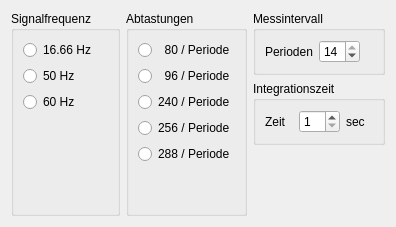
       <widget class="QWidget" name="TabPage">
        <property name="sizePolicy">
         <sizepolicy hsizetype="Maximum" vsizetype="Maximum">
          <horstretch>0</horstretch>
          <verstretch>0</verstretch>
         </sizepolicy>
        </property>
        <attribute name="title">
         <string>Messung</string>
        </attribute>
        <layout class="QHBoxLayout" name="horizontalLayout_23">
         <property name="sizeConstraint">
          <enum>QLayout::SizeConstraint::SetDefaultConstraint</enum>
         </property>
         <item>
          <layout class="QHBoxLayout" name="horizontalLayout_22">
           <item>
            <widget class="QGroupBox" name="FreqButtonGroup">
             <property name="sizePolicy">
              <sizepolicy hsizetype="Minimum" vsizetype="Minimum">
               <horstretch>0</horstretch>
               <verstretch>0</verstretch>
              </sizepolicy>
             </property>
             <property name="font">
              <font/>
             </property>
             <property name="title">
              <string>Signalfrequenz</string>
             </property>
             <layout class="QVBoxLayout" name="verticalLayout_8">
              <item>
               <widget class="QRadioButton" name="F16RadioButton">
                <property name="sizePolicy">
                 <sizepolicy hsizetype="Minimum" vsizetype="Minimum">
                  <horstretch>0</horstretch>
                  <verstretch>0</verstretch>
                 </sizepolicy>
                </property>
                <property name="font">
                 <font/>
                </property>
                <property name="text">
                 <string>16.66 Hz</string>
                </property>
               </widget>
              </item>
              <item>
               <widget class="QRadioButton" name="F50RadioButton">
                <property name="sizePolicy">
                 <sizepolicy hsizetype="Minimum" vsizetype="Minimum">
                  <horstretch>0</horstretch>
                  <verstretch>0</verstretch>
                 </sizepolicy>
                </property>
                <property name="font">
                 <font/>
                </property>
                <property name="text">
                 <string>50 Hz</string>
                </property>
               </widget>
              </item>
              <item>
               <widget class="QRadioButton" name="F60RadioButton">
                <property name="sizePolicy">
                 <sizepolicy hsizetype="Minimum" vsizetype="Minimum">
                  <horstretch>0</horstretch>
                  <verstretch>0</verstretch>
                 </sizepolicy>
                </property>
                <property name="font">
                 <font/>
                </property>
                <property name="text">
                 <string>60 Hz</string>
                </property>
               </widget>
              </item>
              <item>
               <spacer name="verticalSpacer_6">
                <property name="orientation">
                 <enum>Qt::Orientation::Vertical</enum>
                </property>
                <property name="sizeHint" stdset="0">
                 <size>
                  <width>20</width>
                  <height>43</height>
                 </size>
                </property>
               </spacer>
              </item>
             </layout>
            </widget>
           </item>
           <item>
            <widget class="QGroupBox" name="SPeriodeButtonGroup">
             <property name="title">
              <string>Abtastungen</string>
             </property>
             <layout class="QVBoxLayout" name="verticalLayout_4">
              <item>
               <widget class="QRadioButton" name="S80RadioButton">
                <property name="text">
                 <string>  80 / Periode</string>
                </property>
               </widget>
              </item>
              <item>
               <widget class="QRadioButton" name="S96RadioButton">
                <property name="text">
                 <string>  96 / Periode</string>
                </property>
               </widget>
              </item>
              <item>
               <widget class="QRadioButton" name="S240RadioButton">
                <property name="text">
                 <string>240 / Periode</string>
                </property>
               </widget>
              </item>
              <item>
               <widget class="QRadioButton" name="S256RadioButton">
                <property name="text">
                 <string>256 / Periode</string>
                </property>
               </widget>
              </item>
              <item>
               <widget class="QRadioButton" name="S288RadioButton">
                <property name="text">
                 <string>288 / Periode</string>
                </property>
               </widget>
              </item>
              <item>
               <spacer name="verticalSpacer_2">
                <property name="orientation">
                 <enum>Qt::Orientation::Vertical</enum>
                </property>
                <property name="sizeHint" stdset="0">
                 <size>
                  <width>20</width>
                  <height>40</height>
                 </size>
                </property>
               </spacer>
              </item>
             </layout>
            </widget>
           </item>
          </layout>
         </item>
         <item>
          <layout class="QVBoxLayout" name="verticalLayout_9">
           <item>
            <widget class="QGroupBox" name="CmpIntervallGroupBox">
             <property name="sizePolicy">
              <sizepolicy hsizetype="Minimum" vsizetype="Minimum">
               <horstretch>0</horstretch>
               <verstretch>0</verstretch>
              </sizepolicy>
             </property>
             <property name="font">
              <font/>
             </property>
             <property name="title">
              <string>Messintervall</string>
             </property>
             <layout class="QHBoxLayout">
              <item>
               <widget class="QLabel" name="CmpIntervallLabel">
                <property name="sizePolicy">
                 <sizepolicy hsizetype="Minimum" vsizetype="Minimum">
                  <horstretch>0</horstretch>
                  <verstretch>0</verstretch>
                 </sizepolicy>
                </property>
                <property name="font">
                 <font/>
                </property>
                <property name="text">
                 <string>Perioden</string>
                </property>
                <property name="wordWrap">
                 <bool>false</bool>
                </property>
               </widget>
              </item>
              <item>
               <widget class="QSpinBox" name="CmpIntervallSpinBox">
                <property name="sizePolicy">
                 <sizepolicy hsizetype="Minimum" vsizetype="Minimum">
                  <horstretch>0</horstretch>
                  <verstretch>0</verstretch>
                 </sizepolicy>
                </property>
                <property name="minimum">
                 <number>1</number>
                </property>
                <property name="maximum">
                 <number>14</number>
                </property>
                <property name="value">
                 <number>14</number>
                </property>
               </widget>
              </item>
              <item>
               <widget class="QLabel" name="label_4">
                <property name="text">
                 <string/>
                </property>
               </widget>
              </item>
             </layout>
            </widget>
           </item>
           <item>
            <widget class="QGroupBox" name="TIntegrationGroupBox">
             <property name="title">
              <string>Integrationszeit</string>
             </property>
             <layout class="QHBoxLayout" name="horizontalLayout_7">
              <item>
               <widget class="QLabel" name="TIntegrationLabel">
                <property name="text">
                 <string>Zeit</string>
                </property>
                <property name="wordWrap">
                 <bool>false</bool>
                </property>
               </widget>
              </item>
              <item>
               <widget class="QSpinBox" name="TIntegrationSpinBox">
                <property name="minimum">
                 <number>1</number>
                </property>
                <property name="maximum">
                 <number>20</number>
                </property>
                <property name="singleStep">
                 <number>1</number>
                </property>
               </widget>
              </item>
              <item>
               <widget class="QLabel" name="label_5">
                <property name="text">
                 <string>sec</string>
                </property>
               </widget>
              </item>
             </layout>
            </widget>
           </item>
           <item>
            <spacer name="verticalSpacer_4">
             <property name="orientation">
              <enum>Qt::Orientation::Vertical</enum>
             </property>
             <property name="sizeHint" stdset="0">
              <size>
               <width>20</width>
               <height>40</height>
              </size>
             </property>
            </spacer>
           </item>
          </layout>
         </item>
        </layout>
       </widget>
